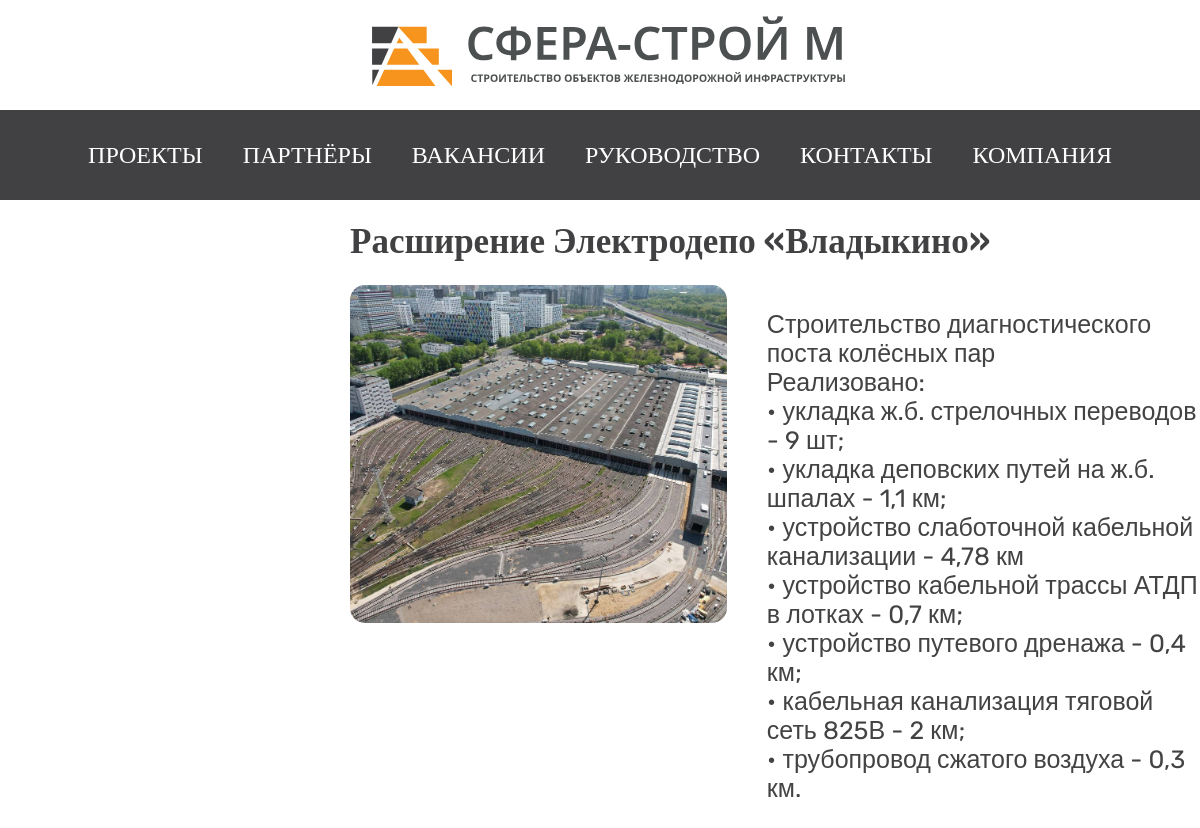
The app's page /object/10/ with its own data.
### main/models.py (models this page shows)
class Object(models.Model):
    name = models.CharField(max_length=100, blank=True, null=True)
    image = models.ImageField(upload_to='objectImg/', blank=True, null=True)
    description = models.TextField(blank=True, null=True)
    is_ready = models.BooleanField(default=False)
    image1 = models.ImageField(upload_to='objectImg/', blank=True, null=True)
    image2 = models.ImageField(upload_to='objectImg/', blank=True, null=True)
    image3 = models.ImageField(upload_to='objectImg/', blank=True, null=True)
    image4 = models.ImageField(upload_to='objectImg/', blank=True, null=True)
    image5 = models.ImageField(upload_to='objectImg/', blank=True, null=True)
    image6 = models.ImageField(upload_to='objectImg/', blank=True, null=True)
    image7 = models.ImageField(upload_to='objectImg/', blank=True, null=True)
    image8 = models.ImageField(upload_to='objectImg/', blank=True, null=True)

### main/views.py (the view)
# urls.py: path('object/<int:id>/', views.object_detail, name='object_detail'),
def object_detail(request, id):
    obj = get_object_or_404(Object, id=id)
    return render(request, 'object_detail.html', {'obj': obj})

### templates/object_detail.html (shortened to what this page needs)
{% extends "header.html" %}
{% block content %}
    {% load static %}
    <link rel="stylesheet" href="{% static 'css/object_detail.css' %}">
    <h1 class="glavnoe_slovo">{{ obj.name }}</h1>
    <div class="blur">
        <div class="image-container">
            {% if obj.image %}
                <img class="rounded-image" src="{{ obj.image.url }}" alt="{{ obj.name }}">
            {% endif %}
        </div>
        <div class="opis">
            <p id="description">{{ obj.description }}</p>
        </div>
    </div>
{% endblock %}

### static/css/object_detail.css (style rules this page uses)
.glavnoe_slovo { font-family: Rubik, serif; font-weight: 600; color: #414042; margin-left: 350px; margin-top: 20px; font-size: 35px; }
.blur { display: flex; flex-direction: row; }
.image-container { margin-left: 350px; width: 600px; border-radius: 15px; height: 338px; display: flex; justify-content: center; align-items: center; overflow: hidden; }
.rounded-image { box-shadow: 0px 4px 8px rgba(0, 0, 0, 0.2); width: 100%; height: 100%; object-fit: cover; }
.opis { margin-left: 40px; font-family: 'Rubik', sans-serif; font-weight: 400; font-size: 25px; color: #434343; }
#description { white-space: pre-wrap; }

### records on screen
Object: name "Расширение Электродепо «Владыкино»", image (picture), description "Строительство диагностического поста колёсных пар Реализовано: • укладка ж.б. стрелочных переводов - 9 шт; • укладка деповских путей на ж.б. шпалах - 1,1 км; • устройство слаботочной кабельной канализации - 4,78 км • устройство кабельной трассы АТДП в лотках - 0,7 км; • устройство путевого дренажа - 0,4 км; • кабельная канализация тяговой сеть 825В - 2 км; • трубопровод сжатого воздуха - 0,3 км.…"
